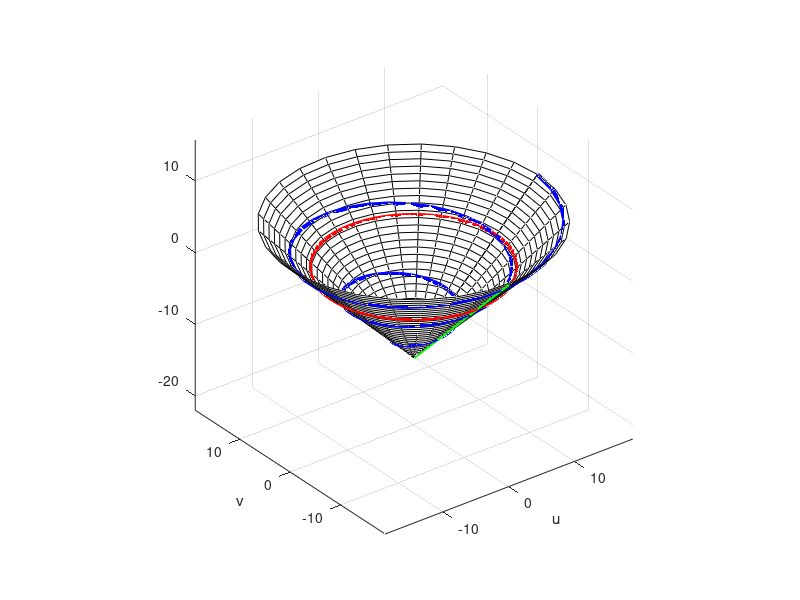

Write the MATLAB code that produced this figure.
r = 3;
c = 4*pi;
map= [0,0,0;0,0,0;0,0,0];
colormap(map);
fx = @(u,v) u.*cos (v) ;
fy = @(u,v) u.*sin (v) ;
fz = @(u,v) u - 4*pi;
ezmesh (fx, fy, fz, [0, 6*pi, 0,2*pi], 30);
hold on
plot3([0,0],[0,-6*pi],[-4*pi,2*pi],'g','linewidth',3);
hold on
j = linspace(0,2.*pi,80);
cX = c.* cos(j);
cY = c.* sin(j);
plot3(cX,cY,'r','linewidth',3);
hold on
t = linspace(0,6*pi,100);
cX = t.* cos(t);
cY = t.* sin(t);
cZ = t - 4*pi;
plot3(cX,cY,cZ,'b','linewidth',3);
axis equal;
title (" ");
